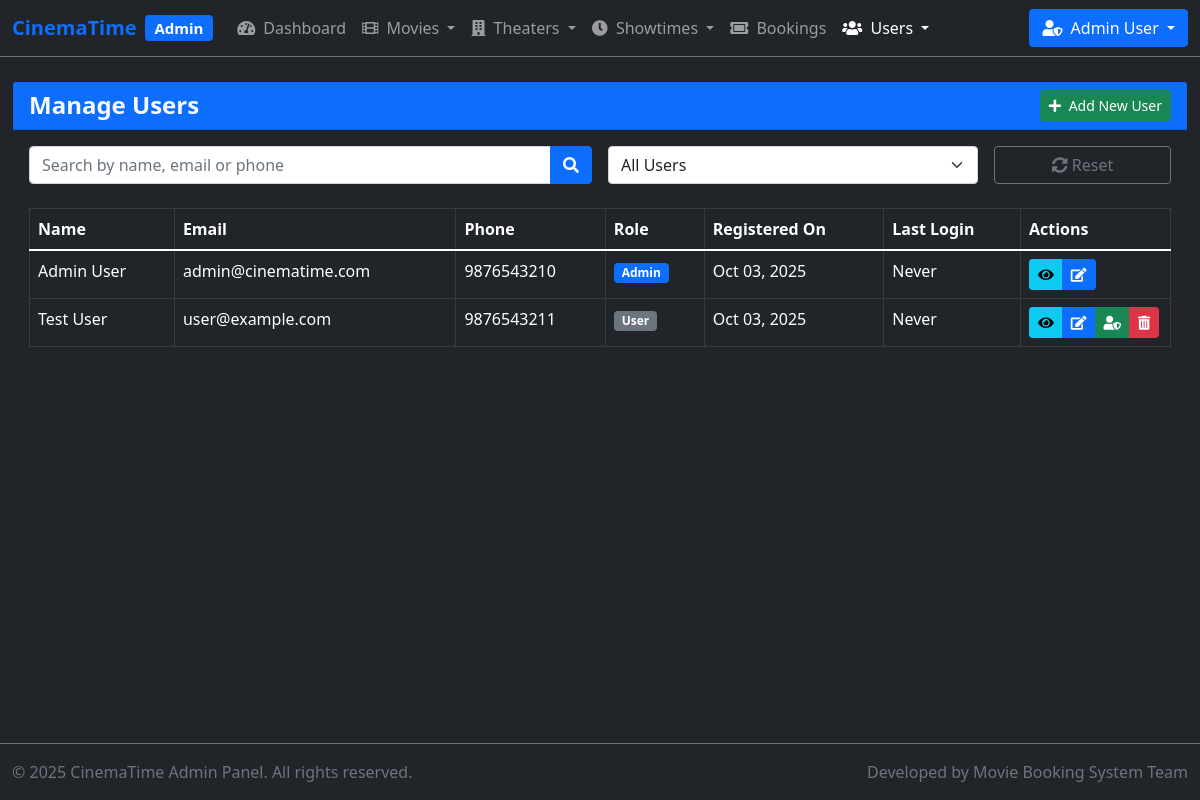
/admin/manage_users.php (signed in), run on the app's committed database.
### tables this page shows
CREATE TABLE users (
    id INT AUTO_INCREMENT PRIMARY KEY,
    name VARCHAR(100) NOT NULL,
    email VARCHAR(100) NOT NULL UNIQUE,
    phone VARCHAR(20) NOT NULL,
    password VARCHAR(255) NOT NULL,
    role TINYINT DEFAULT 0 COMMENT '0: User, 1: Admin',
    created_at DATETIME NOT NULL,
    updated_at DATETIME,
    last_login DATETIME
);

### admin/manage_users.php (the view, shortened to what this page needs)
<?php
require_once '../config/config.php';
try {
    $page = isset($_GET['page']) ? (int)$_GET['page'] : 1;
    $records_per_page = 10;
    $offset = ($page - 1) * $records_per_page;
    $search = isset($_GET['search']) ? trim($_GET['search']) : '';
    $query = "SELECT id, name, email, phone, role, created_at, last_login FROM users WHERE 1=1";
    $params = [];
    $query .= " ORDER BY created_at DESC LIMIT ?, ?";
    $params[] = $offset;
    $params[] = $records_per_page;
    $stmt = $pdo->prepare($query);
    $stmt->execute($params);
    $users = $stmt->fetchAll();
} catch (PDOException $e) {
    $error = "Error fetching users: " . $e->getMessage();
}
include_once '../includes/admin_header.php';
?>
<div class="container-fluid py-4">
    <div class="row mb-4">
        <div class="col-12">
            <div class="card bg-dark text-light">
                <div class="card-header bg-primary d-flex justify-content-between align-items-center">
                    <h4 class="card-title mb-0">Manage Users</h4>
                    <a href="add_user.php" class="btn btn-success btn-sm">
                        <i class="fas fa-plus me-1"></i> Add New User
                    </a>
                </div>
                <div class="card-body">                    <?php if (isset($_SESSION['user_added'])): ?>
                        <div class="alert alert-success alert-dismissible fade show" role="alert">
                            <i class="fas fa-check-circle me-2"></i> User has been added successfully!
                            <button type="button" class="btn-close" data-bs-dismiss="alert" aria-label="Close"></button>
                        </div>
                        <?php unset($_SESSION['user_added']); ?>
                    <?php endif; ?>
                    <?php if (isset($error)): ?>
                        <div class="alert alert-danger"><?= htmlspecialchars($error) ?></div>
                    <?php else: ?>
                        <div class="row mb-4">
                            <div class="col-md-12">
                                <form method="GET" action="<?= htmlspecialchars($_SERVER['PHP_SELF']) ?>" class="row g-3">
                                    <div class="col-md-6">
                                        <div class="input-group">
                                            <input type="text" class="form-control" name="search" placeholder="Search by name, email or phone" value="<?= htmlspecialchars($search) ?>">
                                            <button type="submit" class="btn btn-primary">
                                                <i class="fas fa-search"></i>
                                            </button>
                                        </div>
                                    </div>
                                    <div class="col-md-4">
                                        <select name="role" class="form-select">
                                            <option value="">All Users</option>
                                        </select>
                                    </div>
                                    <div class="col-md-2">
                                        <a href="<?= htmlspecialchars($_SERVER['PHP_SELF']) ?>" class="btn btn-outline-secondary w-100">
                                            <i class="fas fa-sync-alt"></i> Reset
                                        </a>
                                    </div>
                                </form>
                            </div>
                        </div>
                        <?php if (empty($users)): ?>
                            <div class="alert alert-info">No users found matching your criteria.</div>
                        <?php else: ?>
                            <div class="table-responsive">
                                <table class="table table-dark table-hover table-bordered">
                                    <thead>
                                        <tr>
                                            <th>Name</th>
                                            <th>Email</th>
                                            <th>Phone</th>
                                            <th>Role</th>
                                            <th>Registered On</th>
                                            <th>Last Login</th>
                                            <th width="150">Actions</th>
                                        </tr>
                                    </thead>
                                    <tbody>
                                        <?php foreach ($users as $user): ?>
                                            <tr>
                                                <td><?= htmlspecialchars($user['name']) ?></td>
                                                <td><?= htmlspecialchars($user['email']) ?></td>
                                                <td><?= htmlspecialchars($user['phone']) ?></td>
                                                <td>
                                                    <?php if ($user['role'] == 1): ?>
                                                        <span class="badge bg-primary">Admin</span>
                                                    <?php else: ?>
                                                        <span class="badge bg-secondary">User</span>
                                                    <?php endif; ?>
                                                </td>
                                                <td><?= date('M d, Y', strtotime($user['created_at'])) ?></td>
                                                <td>
                                                    <?= $user['last_login'] ? date('M d, Y H:i', strtotime($user['last_login'])) : 'Never' ?>
                                                </td>
                                                <td>
                                                    <div class="btn-group btn-group-sm">
                                                        <a href="view_user.php?id=<?= $user['id'] ?>" class="btn btn-info" title="View">
                                                            <i class="fas fa-eye"></i>
                                                        </a>
                                                        <a href="edit_user.php?id=<?= $user['id'] ?>" class="btn btn-primary" title="Edit">
                                                            <i class="fas fa-edit"></i>
                                                        </a>
                                                        <?php if ($user['id'] != $_SESSION['user_id']): ?>
                                                            <button type="button" class="btn <?= $user['role'] == 1 ? 'btn-warning' : 'btn-success' ?> change-role-btn"
                                                                    data-bs-toggle="modal"
                                                                    data-bs-target="#changeRoleModal"
                                                                    data-user-id="<?= $user['id'] ?>"
                                                                    data-user-name="<?= htmlspecialchars($user['name']) ?>"
                                                                    data-current-role="<?= $user['role'] ?>"
                                                                    title="<?= $user['role'] == 1 ? 'Change to User' : 'Promote to Admin' ?>">
                                                                <i class="fas <?= $user['role'] == 1 ? 'fa-user' : 'fa-user-shield' ?>"></i>
                                                            </button>
                                                            <button type="button" class="btn btn-danger delete-user-btn"
                                                                    data-bs-toggle="modal"
                                                                    data-bs-target="#deleteUserModal"
                                                                    data-user-id="<?= $user['id'] ?>"
                                                                    data-user-name="<?= htmlspecialchars($user['name']) ?>"
                                                                    data-is-admin="<?= $user['role'] ?>"
                                                                    title="Delete">
                                                                <i class="fas fa-trash-alt"></i>
                                                            </button>
                                                        <?php endif; ?>
                                                    </div>
                                                </td>
                                            </tr>
                                        <?php endforeach; ?>
                                    </tbody>
                                </table>
                            </div>
                        <?php endif; ?>
                    <?php endif; ?>
                </div>
            </div>
        </div>
    </div>
</div>
<?php include_once '../includes/admin_footer.php'; ?>

### includes/admin_header.php (shortened to what this page needs)
<!DOCTYPE html>
<html lang="en">
<head>
    <link href="https://cdn.jsdelivr.net/npm/bootstrap@5.1.3/dist/css/bootstrap.min.css" rel="stylesheet">
    <link rel="stylesheet" href="https://cdnjs.cloudflare.com/ajax/libs/font-awesome/5.15.4/css/all.min.css">
    <link rel="stylesheet" href="https://cdn.datatables.net/1.11.3/css/dataTables.bootstrap5.min.css">
    <link rel="stylesheet" href="<?= SITE_URL ?>/assets/css/style.css">
</head>
<body class="admin-body bg-dark text-light">
    <nav class="navbar navbar-expand-lg navbar-dark bg-dark border-bottom border-secondary">
        <div class="container-fluid">
            <a class="navbar-brand d-flex align-items-center" href="dashboard.php">
                <span class="text-primary fw-bold"><?= SITE_NAME ?></span>
                <span class="ms-2 badge bg-primary">Admin</span>
            </a>
            <div class="collapse navbar-collapse" id="adminNavbar">
                <ul class="navbar-nav me-auto mb-2 mb-lg-0">
                    <li class="nav-item">
                        <a class="nav-link <?= strpos($_SERVER['PHP_SELF'], 'dashboard.php') !== false ? 'active' : '' ?>" href="dashboard.php">
                            <i class="fas fa-tachometer-alt me-1"></i> Dashboard
                        </a>
                    </li>
                    <li class="nav-item dropdown">
                        <a class="nav-link dropdown-toggle <?= strpos($_SERVER['PHP_SELF'], 'movie') !== false ? 'active' : '' ?>" href="#" id="moviesDropdown" role="button" data-bs-toggle="dropdown" aria-expanded="false">
                            <i class="fas fa-film me-1"></i> Movies
                        </a>
                    </li>
                    <li class="nav-item dropdown">
                        <a class="nav-link dropdown-toggle <?= strpos($_SERVER['PHP_SELF'], 'theater') !== false ? 'active' : '' ?>" href="#" id="theatersDropdown" role="button" data-bs-toggle="dropdown" aria-expanded="false">
                            <i class="fas fa-building me-1"></i> Theaters
                        </a>
                    </li>
                    <li class="nav-item dropdown">
                        <a class="nav-link dropdown-toggle <?= strpos($_SERVER['PHP_SELF'], 'showtime') !== false ? 'active' : '' ?>" href="#" id="showtimesDropdown" role="button" data-bs-toggle="dropdown" aria-expanded="false">
                            <i class="fas fa-clock me-1"></i> Showtimes
                        </a>
                    </li>
                    <li class="nav-item">
                        <a class="nav-link <?= strpos($_SERVER['PHP_SELF'], 'bookings.php') !== false ? 'active' : '' ?>" href="manage_bookings.php">
                            <i class="fas fa-ticket-alt me-1"></i> Bookings
                        </a>
                    </li>
                    <li class="nav-item dropdown">
                        <a class="nav-link dropdown-toggle <?= strpos($_SERVER['PHP_SELF'], 'users.php') !== false || strpos($_SERVER['PHP_SELF'], 'user_') !== false ? 'active' : '' ?>" href="#" id="usersDropdown" role="button" data-bs-toggle="dropdown" aria-expanded="false">
                            <i class="fas fa-users me-1"></i> Users
                        </a>
                    </li>
                </ul>
                <div class="d-flex">
                    <div class="dropdown">
                        <button class="btn btn-primary dropdown-toggle" type="button" id="adminDropdown" data-bs-toggle="dropdown" aria-expanded="false">
                            <i class="fas fa-user-shield me-1"></i> <?= htmlspecialchars($_SESSION['user_name']) ?>
                        </button>
                    </div>
                </div>
            </div>
        </div>
    </nav>
    <main class="admin-main">

### includes/admin_footer.php (shortened to what this page needs)
    </main>
    <footer class="admin-footer mt-auto py-3 bg-dark border-top border-secondary">
        <div class="container-fluid">
            <div class="row">
                <div class="col-md-6 text-center text-md-start">
                    <span class="text-muted">&copy; <?= date('Y') ?> <?= SITE_NAME ?> Admin Panel. All rights reserved.</span>
                </div>
                <div class="col-md-6 text-center text-md-end">
                    <span class="text-muted">Developed by Movie Booking System Team</span>
                </div>
            </div>
        </div>
    </footer>
</body>
</html>

### assets/css/style.css (style rules this page uses)
:root { --primary-color: #007bff; --primary-dark: #0056b3; --primary-light: #b8daff; --secondary-color: #6c757d; --dark-color: #212529; --light-color: #f8f9fa; --danger-color: #dc3545; --success-color: #28a745; --warning-color: #ffc107; --info-color: #17a2b8; --card-bg: #343a40; --body-bg: #121212; --border-color: #495057; --text-muted: #adb5bd; }
body { background-color: var(--body-bg); font-family: 'Segoe UI', Tahoma, Geneva, Verdana, sans-serif; min-height: 100vh; display: flex; flex-direction: column; }
main { flex: 1; }
h1, h2, h3, h4, h5, h6 { font-weight: 600; }

### data on the page
users: name "Admin User", email "admin@cinematime.com", phone "9876543210", role "Admin", created_at "Oct 03, 2025", shows "Never"
users: name "Test User", email "user@example.com", phone "9876543211", role "User", created_at "Oct 03, 2025", shows "Never"

### other printed values
SITE_NAME "CinemaTime"
$_SESSION['user_name'] "Admin User"
